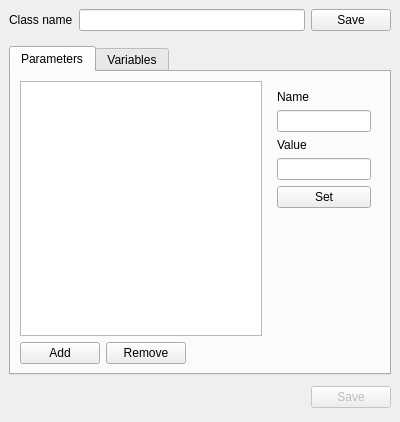
<?xml version="1.0" encoding="UTF-8"?>
<ui version="4.0">
 <class>EditClass</class>
 <widget class="QWidget" name="EditClass">
  <property name="geometry">
   <rect>
    <x>0</x>
    <y>0</y>
    <width>400</width>
    <height>422</height>
   </rect>
  </property>
  <property name="windowTitle">
   <string>Form</string>
  </property>
  <property name="autoFillBackground">
   <bool>true</bool>
  </property>
  <layout class="QVBoxLayout" name="verticalLayout">
   <property name="margin">
    <number>0</number>
   </property>
   <item>
    <widget class="QStackedWidget" name="headerStack">
     <property name="sizePolicy">
      <sizepolicy hsizetype="Preferred" vsizetype="Fixed">
       <horstretch>0</horstretch>
       <verstretch>0</verstretch>
      </sizepolicy>
     </property>
     <property name="currentIndex">
      <number>1</number>
     </property>
     <widget class="QWidget" name="headerEdit">
      <layout class="QHBoxLayout" name="horizontalLayout">
       <property name="bottomMargin">
        <number>0</number>
       </property>
       <item>
        <widget class="QLabel" name="label_2">
         <property name="sizePolicy">
          <sizepolicy hsizetype="Minimum" vsizetype="Preferred">
           <horstretch>0</horstretch>
           <verstretch>0</verstretch>
          </sizepolicy>
         </property>
         <property name="text">
          <string>Class name</string>
         </property>
        </widget>
       </item>
       <item>
        <widget class="QLabel" name="labelEditName">
         <property name="sizePolicy">
          <sizepolicy hsizetype="Expanding" vsizetype="Preferred">
           <horstretch>0</horstretch>
           <verstretch>0</verstretch>
          </sizepolicy>
         </property>
         <property name="text">
          <string>&lt;no name&gt;</string>
         </property>
        </widget>
       </item>
       <item>
        <layout class="QVBoxLayout" name="verticalLayout_2">
         <property name="leftMargin">
          <number>0</number>
         </property>
         <property name="rightMargin">
          <number>0</number>
         </property>
         <item>
          <widget class="QPushButton" name="buttonRename">
           <property name="enabled">
            <bool>false</bool>
           </property>
           <property name="text">
            <string>Rename</string>
           </property>
          </widget>
         </item>
        </layout>
       </item>
      </layout>
     </widget>
     <widget class="QWidget" name="headerNew">
      <layout class="QHBoxLayout" name="horizontalLayout_2">
       <property name="bottomMargin">
        <number>0</number>
       </property>
       <item>
        <widget class="QLabel" name="label_3">
         <property name="sizePolicy">
          <sizepolicy hsizetype="Minimum" vsizetype="Preferred">
           <horstretch>0</horstretch>
           <verstretch>0</verstretch>
          </sizepolicy>
         </property>
         <property name="text">
          <string>Class name</string>
         </property>
        </widget>
       </item>
       <item>
        <widget class="QLineEdit" name="lineEditName"/>
       </item>
       <item>
        <widget class="QPushButton" name="buttonRenameSave">
         <property name="text">
          <string>Save</string>
         </property>
        </widget>
       </item>
      </layout>
     </widget>
    </widget>
   </item>
   <item>
    <widget class="QWidget" name="content" native="true">
     <layout class="QGridLayout" name="gridLayout">
      <item row="1" column="0">
       <layout class="QHBoxLayout" name="horizontalLayout_5">
        <property name="topMargin">
         <number>5</number>
        </property>
        <property name="bottomMargin">
         <number>5</number>
        </property>
        <item>
         <spacer name="horizontalSpacer">
          <property name="orientation">
           <enum>Qt::Horizontal</enum>
          </property>
          <property name="sizeHint" stdset="0">
           <size>
            <width>40</width>
            <height>20</height>
           </size>
          </property>
         </spacer>
        </item>
        <item>
         <widget class="QPushButton" name="buttonSave">
          <property name="enabled">
           <bool>false</bool>
          </property>
          <property name="text">
           <string>Save</string>
          </property>
         </widget>
        </item>
       </layout>
      </item>
      <item row="0" column="0">
       <widget class="QTabWidget" name="tabWidget">
        <property name="currentIndex">
         <number>0</number>
        </property>
        <widget class="QWidget" name="tabParameters">
         <attribute name="title">
          <string>Parameters</string>
         </attribute>
         <layout class="QGridLayout" name="gridLayout_3">
          <item row="1" column="0">
           <layout class="QHBoxLayout" name="horizontalLayout_3">
            <property name="topMargin">
             <number>0</number>
            </property>
            <item>
             <widget class="QPushButton" name="buttonAddParameter">
              <property name="text">
               <string>Add</string>
              </property>
             </widget>
            </item>
            <item>
             <widget class="QPushButton" name="buttonRemoveParameter">
              <property name="text">
               <string>Remove</string>
              </property>
             </widget>
            </item>
            <item>
             <spacer name="horizontalSpacer_3">
              <property name="orientation">
               <enum>Qt::Horizontal</enum>
              </property>
              <property name="sizeHint" stdset="0">
               <size>
                <width>40</width>
                <height>20</height>
               </size>
              </property>
             </spacer>
            </item>
           </layout>
          </item>
          <item row="0" column="0">
           <widget class="QListWidget" name="parametersList"/>
          </item>
          <item row="0" column="1">
           <widget class="QWidget" name="parameterEditBox" native="true">
            <property name="enabled">
             <bool>true</bool>
            </property>
            <layout class="QVBoxLayout" name="verticalLayout_4">
             <item>
              <widget class="QLabel" name="labelParameterName">
               <property name="text">
                <string>Name</string>
               </property>
              </widget>
             </item>
             <item>
              <widget class="QLineEdit" name="parameterName">
               <property name="enabled">
                <bool>true</bool>
               </property>
              </widget>
             </item>
             <item>
              <widget class="QLabel" name="labelParameterValue">
               <property name="text">
                <string>Value</string>
               </property>
              </widget>
             </item>
             <item>
              <widget class="QLineEdit" name="parameterValue">
               <property name="enabled">
                <bool>true</bool>
               </property>
              </widget>
             </item>
             <item>
              <widget class="QPushButton" name="buttonParameter">
               <property name="enabled">
                <bool>true</bool>
               </property>
               <property name="text">
                <string>Set</string>
               </property>
              </widget>
             </item>
             <item>
              <spacer name="verticalSpacer">
               <property name="orientation">
                <enum>Qt::Vertical</enum>
               </property>
               <property name="sizeHint" stdset="0">
                <size>
                 <width>20</width>
                 <height>25</height>
                </size>
               </property>
              </spacer>
             </item>
            </layout>
           </widget>
          </item>
         </layout>
        </widget>
        <widget class="QWidget" name="tabVariables">
         <attribute name="title">
          <string>Variables</string>
         </attribute>
         <layout class="QVBoxLayout" name="verticalLayout_3">
          <item>
           <widget class="QLabel" name="label">
            <property name="text">
             <string>Edition of variables is not available yet.</string>
            </property>
           </widget>
          </item>
         </layout>
        </widget>
       </widget>
      </item>
     </layout>
    </widget>
   </item>
  </layout>
 </widget>
 <resources/>
 <connections/>
</ui>
